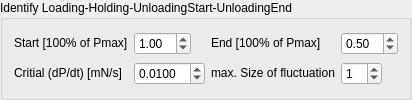
               <widget class="QGroupBox" name="groupBox_20">
                <property name="sizePolicy">
                 <sizepolicy hsizetype="Maximum" vsizetype="Maximum">
                  <horstretch>0</horstretch>
                  <verstretch>0</verstretch>
                 </sizepolicy>
                </property>
                <property name="title">
                 <string>Identify Loading-Holding-UnloadingStart-UnloadingEnd</string>
                </property>
                <layout class="QGridLayout" name="gridLayout_40">
                 <item row="1" column="6">
                  <widget class="QSpinBox" name="spinBox_max_size_fluctuation_tabHE">
                   <property name="sizePolicy">
                    <sizepolicy hsizetype="Maximum" vsizetype="Maximum">
                     <horstretch>0</horstretch>
                     <verstretch>0</verstretch>
                    </sizepolicy>
                   </property>
                   <property name="value">
                    <number>1</number>
                   </property>
                  </widget>
                 </item>
                 <item row="1" column="4">
                  <widget class="QDoubleSpinBox" name="doubleSpinBox_relForceRateNoise_tabHE">
                   <property name="sizePolicy">
                    <sizepolicy hsizetype="Maximum" vsizetype="Maximum">
                     <horstretch>0</horstretch>
                     <verstretch>0</verstretch>
                    </sizepolicy>
                   </property>
                   <property name="decimals">
                    <number>4</number>
                   </property>
                   <property name="value">
                    <double>0.010000000000000</double>
                   </property>
                  </widget>
                 </item>
                 <item row="0" column="4">
                  <widget class="QDoubleSpinBox" name="doubleSpinBox_Start_Pmax_tabHE">
                   <property name="sizePolicy">
                    <sizepolicy hsizetype="Maximum" vsizetype="Maximum">
                     <horstretch>0</horstretch>
                     <verstretch>0</verstretch>
                    </sizepolicy>
                   </property>
                   <property name="value">
                    <double>1.000000000000000</double>
                   </property>
                  </widget>
                 </item>
                 <item row="1" column="5">
                  <widget class="QLabel" name="label_49">
                   <property name="sizePolicy">
                    <sizepolicy hsizetype="Maximum" vsizetype="Maximum">
                     <horstretch>0</horstretch>
                     <verstretch>0</verstretch>
                    </sizepolicy>
                   </property>
                   <property name="text">
                    <string>max. Size of fluctuation</string>
                   </property>
                  </widget>
                 </item>
                 <item row="0" column="6">
                  <widget class="QDoubleSpinBox" name="doubleSpinBox_End_Pmax_tabHE">
                   <property name="sizePolicy">
                    <sizepolicy hsizetype="Maximum" vsizetype="Maximum">
                     <horstretch>0</horstretch>
                     <verstretch>0</verstretch>
                    </sizepolicy>
                   </property>
                   <property name="value">
                    <double>0.500000000000000</double>
                   </property>
                  </widget>
                 </item>
                 <item row="0" column="5">
                  <widget class="QLabel" name="label_51">
                   <property name="sizePolicy">
                    <sizepolicy hsizetype="Maximum" vsizetype="Maximum">
                     <horstretch>0</horstretch>
                     <verstretch>0</verstretch>
                    </sizepolicy>
                   </property>
                   <property name="text">
                    <string>End [100% of Pmax]</string>
                   </property>
                  </widget>
                 </item>
                 <item row="0" column="1">
                  <widget class="QLabel" name="label_48">
                   <property name="sizePolicy">
                    <sizepolicy hsizetype="Maximum" vsizetype="Maximum">
                     <horstretch>0</horstretch>
                     <verstretch>0</verstretch>
                    </sizepolicy>
                   </property>
                   <property name="text">
                    <string>Start [100% of Pmax]</string>
                   </property>
                  </widget>
                 </item>
                 <item row="1" column="1">
                  <widget class="QLabel" name="label_50">
                   <property name="sizePolicy">
                    <sizepolicy hsizetype="Maximum" vsizetype="Maximum">
                     <horstretch>0</horstretch>
                     <verstretch>0</verstretch>
                    </sizepolicy>
                   </property>
                   <property name="text">
                    <string>Critial (dP/dt) [mN/s]</string>
                   </property>
                  </widget>
                 </item>
                </layout>
               </widget>
